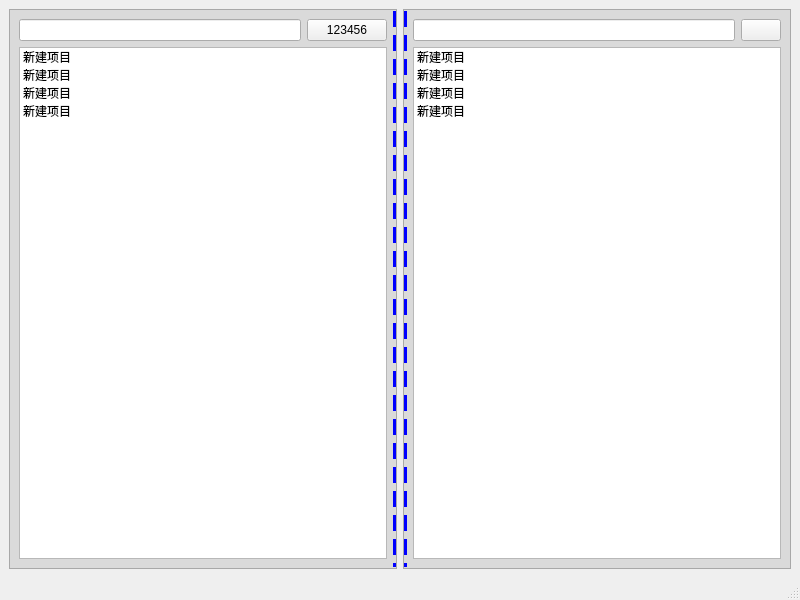
<?xml version="1.0" encoding="UTF-8"?>
<ui version="4.0">
 <class>MainWindow</class>
 <widget class="QMainWindow" name="MainWindow">
  <property name="geometry">
   <rect>
    <x>0</x>
    <y>0</y>
    <width>800</width>
    <height>600</height>
   </rect>
  </property>
  <property name="windowTitle">
   <string>MainWindow</string>
  </property>
  <widget class="QWidget" name="centralwidget">
   <layout class="QHBoxLayout" name="horizontalLayout_2">
    <item>
     <widget class="QFrame" name="frame">
      <property name="styleSheet">
       <string notr="true">#frame{
border-right: 4px dashed blue;
background-color: rgb(218, 218, 218);
}</string>
      </property>
      <property name="frameShape">
       <enum>QFrame::StyledPanel</enum>
      </property>
      <property name="frameShadow">
       <enum>QFrame::Raised</enum>
      </property>
      <layout class="QVBoxLayout" name="verticalLayout">
       <item>
        <layout class="QHBoxLayout" name="horizontalLayout">
         <item>
          <widget class="QLineEdit" name="lineEdit"/>
         </item>
         <item>
          <widget class="QPushButton" name="pushButton">
           <property name="text">
            <string>123456</string>
           </property>
           <property name="icon">
            <iconset theme="accessories-calculator">
             <normaloff>C:/Users/BlackBox/.designer/backup</normaloff>C:/Users/BlackBox/.designer/backup</iconset>
           </property>
          </widget>
         </item>
        </layout>
       </item>
       <item>
        <widget class="QListWidget" name="listWidget">
         <property name="mouseTracking">
          <bool>false</bool>
         </property>
         <property name="autoFillBackground">
          <bool>false</bool>
         </property>
         <item>
          <property name="text">
           <string>新建项目</string>
          </property>
         </item>
         <item>
          <property name="text">
           <string>新建项目</string>
          </property>
         </item>
         <item>
          <property name="text">
           <string>新建项目</string>
          </property>
         </item>
         <item>
          <property name="text">
           <string>新建项目</string>
          </property>
         </item>
        </widget>
       </item>
      </layout>
     </widget>
    </item>
    <item>
     <widget class="QFrame" name="frame_2">
      <property name="styleSheet">
       <string notr="true">#frame_2{
border-left: 4px dashed blue;
background-color: rgb(218, 218, 218);
}</string>
      </property>
      <property name="frameShape">
       <enum>QFrame::StyledPanel</enum>
      </property>
      <property name="frameShadow">
       <enum>QFrame::Raised</enum>
      </property>
      <layout class="QVBoxLayout" name="verticalLayout_2">
       <item>
        <layout class="QHBoxLayout" name="horizontalLayout_3">
         <item>
          <widget class="QLineEdit" name="lineEdit_3"/>
         </item>
         <item>
          <widget class="QPushButton" name="pushButton_3">
           <property name="text">
            <string/>
           </property>
           <property name="icon">
            <iconset theme="accessories-calculator">
             <normaloff>C:/Users/BlackBox/.designer/backup</normaloff>C:/Users/BlackBox/.designer/backup</iconset>
           </property>
          </widget>
         </item>
        </layout>
       </item>
       <item>
        <widget class="QListWidget" name="listWidget_2">
         <item>
          <property name="text">
           <string>新建项目</string>
          </property>
         </item>
         <item>
          <property name="text">
           <string>新建项目</string>
          </property>
         </item>
         <item>
          <property name="text">
           <string>新建项目</string>
          </property>
         </item>
         <item>
          <property name="text">
           <string>新建项目</string>
          </property>
         </item>
        </widget>
       </item>
      </layout>
     </widget>
    </item>
   </layout>
  </widget>
  <widget class="QMenuBar" name="menubar">
   <property name="geometry">
    <rect>
     <x>0</x>
     <y>0</y>
     <width>800</width>
     <height>21</height>
    </rect>
   </property>
  </widget>
  <widget class="QStatusBar" name="statusbar"/>
 </widget>
 <resources/>
 <connections/>
</ui>
